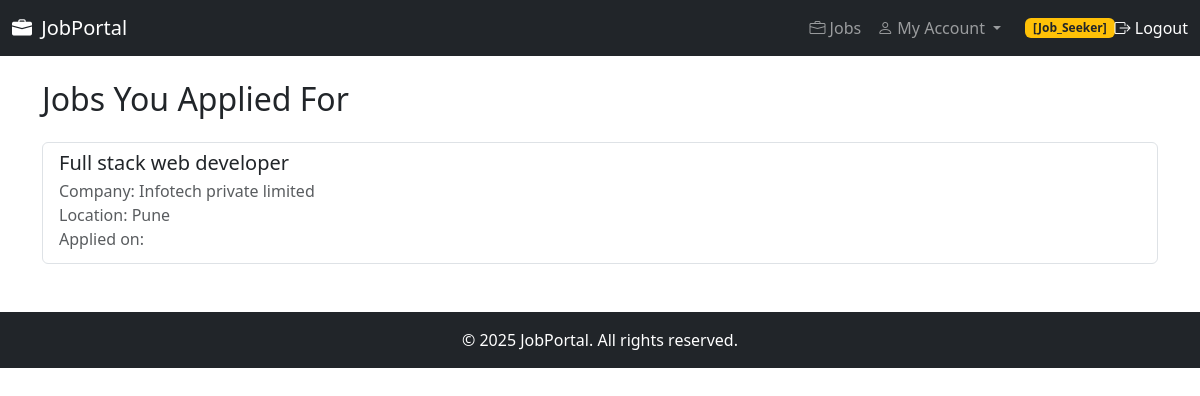
/applied-jobs/ (signed in), run on the app's committed database.
### jobs/models.py (models this page shows, shortened)
class Profile(models.Model):
    ROLE_CHOICES = (
        ('employer', 'Employer'),
        ('job_seeker', 'Job Seeker'),
    )
    user = models.OneToOneField(User, on_delete=models.CASCADE)
    resume = models.FileField(upload_to='resumes/', null=True, blank=True)
    skills = models.CharField(max_length=500, blank=True)
    education = models.TextField(blank=True)
    experience = models.TextField(blank=True)
    role = models.CharField(max_length=20, choices=ROLE_CHOICES, default='job_seeker')

class Application(models.Model):
    job = models.ForeignKey(Job, on_delete=models.CASCADE)
    user = models.ForeignKey(User, on_delete=models.CASCADE)
    resume = models.FileField(upload_to='resumes/', null=True, blank=True)
    cover_letter = models.TextField()
    created_at = models.DateTimeField(auto_now_add=True)

class Job(models.Model):
    title = models.CharField(max_length=200)
    company_name = models.CharField(max_length=200)
    description = models.TextField()
    location = models.CharField(max_length=100)
    salary = models.DecimalField(max_digits=10, decimal_places=2)
    category = models.ForeignKey(Category, on_delete=models.CASCADE)
    job_type = models.CharField(max_length=50)
    experience = models.IntegerField()
    created_at = models.DateTimeField(auto_now_add=True)
    is_approved = models.BooleanField(default=False)
    posted_by = models.ForeignKey(User, on_delete=models.CASCADE, default=1)

### jobs/views.py (the view)
# urls.py: path('applied-jobs/', views.applied_jobs, name='applied_jobs'),  # Optional if implemented
def applied_jobs(request):
    if request.user.is_authenticated:
        applications = Application.objects.filter(user=request.user).select_related('job')
    else:
        applications = Application.objects.none()
    return render(request, 'jobs/applied_jobs.html', {'applications': applications})

### jobboard/context_processors.py (called while the page is built)
def is_employer_context(request):
    return {
        'is_employer': request.user.groups.filter(name='Employer').exists() if request.user.is_authenticated else False
    }

### jobs/context_processors.py (called while the page is built)
def user_role(request):
    is_employer = False
    is_admin = False
    if request.user.is_authenticated:
        if request.user.is_superuser:
            is_admin = True
        else:
            is_employer = getattr(request.user.profile, 'is_employer', False)
    return {
        'is_employer': is_employer,
        'is_admin': is_admin
    }

### jobs/templates/jobs/applied_jobs.html (shortened to what this page needs)
{% extends "base.html" %}
{% block content %}
<h2 class="mb-4">Jobs You Applied For</h2>
{% if applications %}
    <div class="list-group">
        {% for application in applications %}
            <a href="{% url 'job_detail' application.job.id %}" class="list-group-item list-group-item-action">
                <h5 class="mb-1">{{ application.job.title }}</h5>
                <p class="mb-1 text-muted">
                    Company: {{ application.job.company_name }}<br>
                    Location: {{ application.job.location }}<br>
                    Applied on: {{ application.applied_at|date:"F j, Y, g:i a" }}
                </p>
            </a>
        {% endfor %}
    </div>
{% else %}
    <div class="alert alert-info" role="alert">
        You haven’t applied to any jobs yet.
    </div>
{% endif %}
{% endblock %}

### templates/base.html (shortened to what this page needs)
<!DOCTYPE html>
<html lang="en">
<head>
    <link href="https://cdn.jsdelivr.net/npm/bootstrap@5.3.0/dist/css/bootstrap.min.css" rel="stylesheet">
    <link rel="stylesheet" href="https://cdn.jsdelivr.net/npm/bootstrap-icons@1.10.5/font/bootstrap-icons.css">
</head>
<body>
<nav class="navbar navbar-expand-lg navbar-dark bg-dark">
  <div class="container-fluid">
    <a class="navbar-brand" href="{% url 'home' %}">
      <i class="bi bi-briefcase-fill me-1"></i> JobPortal
    </a>
    <div class="collapse navbar-collapse" id="navbarNav">
      <ul class="navbar-nav ms-auto mb-2 mb-lg-0 align-items-center">
        <li class="nav-item">
          <a class="nav-link {% if request.resolver_match.url_name == 'job_list' %}active{% endif %}" href="{% url 'job_list' %}">
            <i class="bi bi-briefcase"></i> Jobs
          </a>
        </li>
        {% if user.is_authenticated %}
          {% if user.profile.role == 'employer' %}
            <li class="nav-item dropdown">
              <a class="nav-link dropdown-toggle" href="#" role="button" data-bs-toggle="dropdown">
                <i class="bi bi-building"></i> Employer Menu
              </a>
              <ul class="dropdown-menu">
                <li><a class="dropdown-item" href="{% url 'job_create' %}"><i class="bi bi-plus-circle"></i> Post a Job</a></li>
                <li><a class="dropdown-item" href="{% url 'employer_jobs' %}"><i class="bi bi-clipboard-data"></i> My Jobs</a></li>
                <li><a class="dropdown-item" href="{% url 'employer_applications' %}"><i class="bi bi-envelope-open"></i> Applications</a></li>
                <li><a class="dropdown-item" href="{% url 'approve_jobs' %}"><i class="bi bi-check-circle"></i> Approve Jobs</a></li>
              </ul>
            </li>
          {% elif user.profile.role == 'job_seeker' %}
            <li class="nav-item dropdown">
              <a class="nav-link dropdown-toggle" href="#" role="button" data-bs-toggle="dropdown">
                <i class="bi bi-person"></i> My Account
              </a>
            </li>
          {% endif %}
          <li class="nav-item d-flex align-items-center ms-3">
            <span class="badge bg-warning text-dark">
              [{{ user.profile.role|title }}]
            </span>
          </li>
          <li class="nav-item">
            <form method="post" action="{% url 'logout' %}" class="d-inline">
              <button type="submit" class="btn btn-link nav-link px-0 text-white">
                <i class="bi bi-box-arrow-right"></i> Logout
              </button>
            </form>
          </li>
        {% endif %}
      </ul>
    </div>
  </div>
</nav>
<div class="container mt-4">
  {% block content %}{% endblock %}
</div>
<footer class="bg-dark text-white mt-5 p-3 text-center">
  &copy; 2025 JobPortal. All rights reserved.
</footer>
</body>
</html>

### data on the page
Application: job "Full stack web developer", job.company_name "Infotech private limited", job.location "Pune"

### other printed values
{{ user.profile.role|title }} "Job_Seeker"
